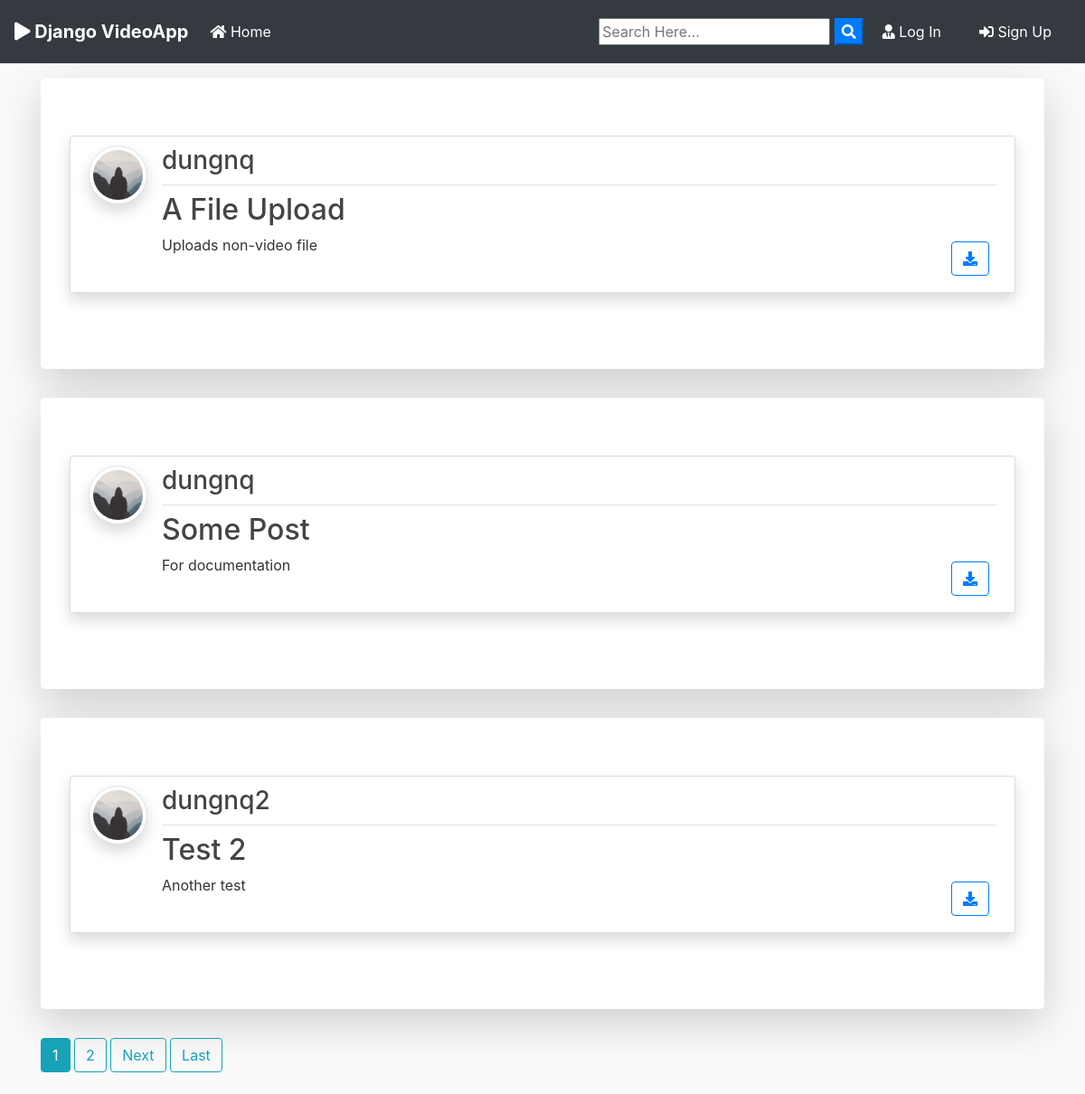
Before: / with the older database file.
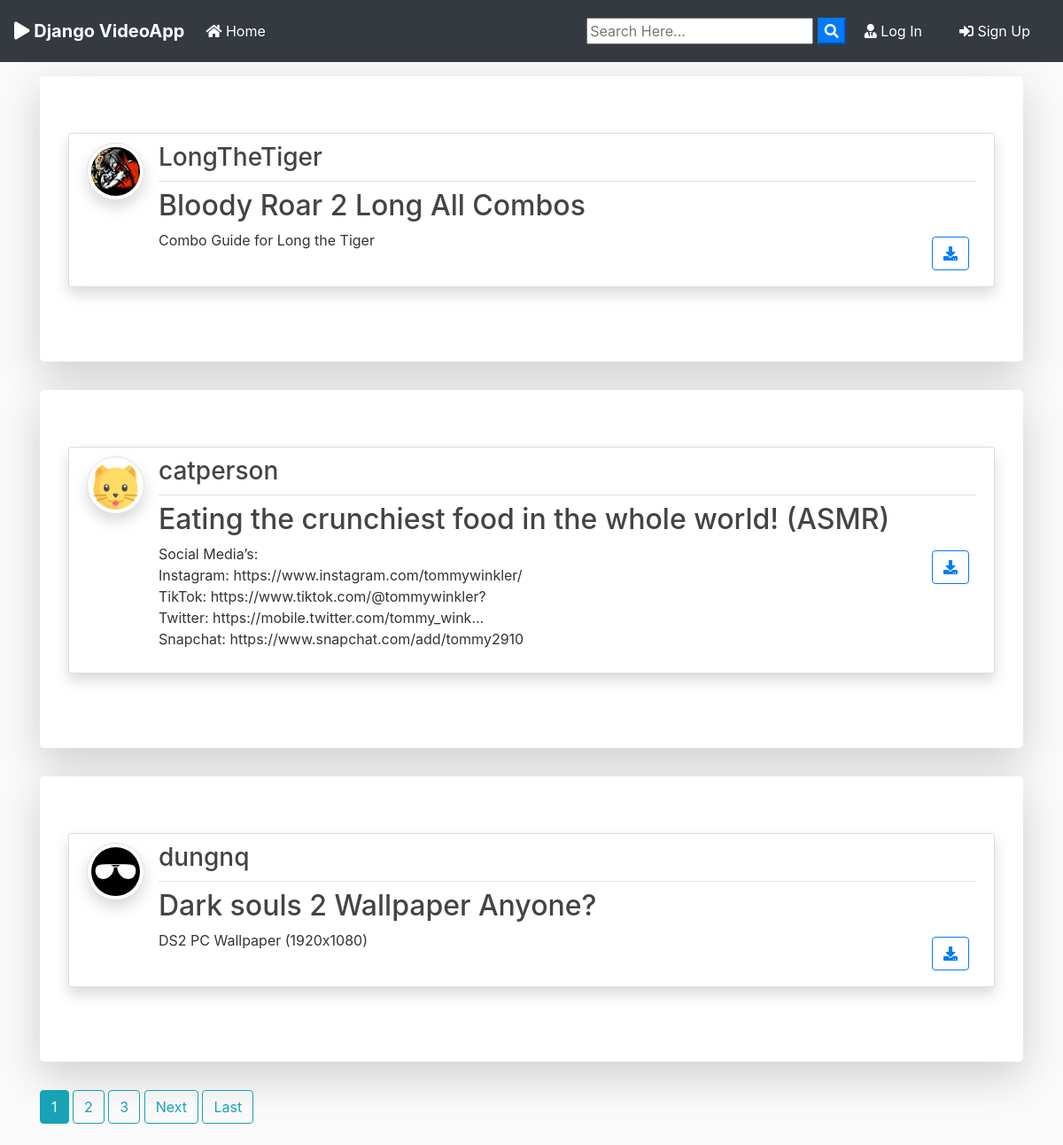
After: the same page with the newer database file.
### blog/models.py (models this page shows, shortened)
class Post(models.Model):
	title = models.CharField(max_length=100)
	file = models.FileField(upload_to='Files')
	content = models.TextField()
	date_posted = models.DateTimeField(default=timezone.now)
	author = models.ForeignKey(User, on_delete=models.CASCADE)
	status = models.CharField(max_length=1, default='S')
	label = models.TextField(max_length=10, default='N/A')

### users/models.py (models this page shows, shortened)
class Profile(models.Model):
    user = models.OneToOneField(User, on_delete=models.CASCADE)
    image = models.ImageField(default='default.jpg', upload_to='profile_pics')
    is_locked = models.BooleanField(default=False)

### blog/views.py (the view)
# urls.py: path('', PostListView.as_view(), name='blog-home'),
class PostListView(ListView):
    model = Post
    template_name = 'blog/home.html'
    context_object_name = 'posts'
    ordering = ['-date_posted']
    paginate_by = 3
    def get_queryset(self):
        return Post.objects.filter(status='A').order_by('-date_posted')

### blog/templates/blog/home.html (shortened to what this page needs)
{% extends "blog/base.html" %}
{% block content %}
    {% for post in posts %}
      <div class="jumbotron mt-3 bg-white shadow-lg">
      <article class="media content-section shadow">
        <a href="{{ post.author.profile.image.url }} " target="_blank"> <img src="{{ post.author.profile.image.url }}  " alt="" class="article-img rounded-circle img-thumbnail img-fluid shadow">
        </a>
        <div class="media-body">
          <div class="article-metadata d-flex justify-content-between">
            <a class="mr-2 " href="{% url 'user-posts' post.author.username  %}"><h3>{{ post.author }}</h3></a>
          </div>
          <h2><a class="article-title text-justify " href="{% url 'post-detail' post.id %}">{{ post.title }}</a></h2>
          <div class="d-flex justify-content-between">
            <p class="article-content text-justify text-truncate overflow-hidden">{{ post.content }}</p>
            {% if post.file %}
          <div class="form-group mt-0 pt-0  m-2">
            <a class="btn btn-outline-primary  btn-d "  href="{{ post.file.url }}"  download type="submit"><i class="fas fa-download"></i></a>
          </div>
          {% endif %}
          </div>
        </div>
      </article>
      </div>
    {% endfor %}
    {% if is_paginated %}
      {% for num in page_obj.paginator.page_range %}
        {% if page_obj.number == num %}
          <a class="btn btn-info mb-4" href="?page={{ num }}">{{ num }}</a>
        {% elif num > page_obj.number|add:'-3' and num < page_obj.number|add:'3' %}
          <a class="btn btn-outline-info mb-4" href="?page={{ num }}">{{ num }}</a>
        {% endif %}
      {% endfor %}
      {% if page_obj.has_next %}
        <a class="btn btn-outline-info mb-4" href="?page={{ page_obj.next_page_number }}">Next</a>
        <a class="btn btn-outline-info mb-4" href="?page={{ page_obj.paginator.num_pages }}">Last</a>
      {% endif %}
    {% endif %}
{% endblock content %}

### blog/templates/blog/base.html (shortened to what this page needs)
{% load static %}
<!doctype html>
<html lang="en">
  <head>
    <link rel="stylesheet" href="https://stackpath.bootstrapcdn.com/bootstrap/4.3.1/css/bootstrap.min.css">
    <link rel="stylesheet" href="https://use.fontawesome.com/releases/v5.8.1/css/all.css" >
    <link rel="stylesheet" href="{% static 'blog/main.css' %}">
</head>
  <body>
        <nav class="navbar navbar-expand-lg navbar-dark bg-dark">
                <a class="navbar-brand font-weight-bold" href="{% url 'blog-home' %}"><i class="fas fa-play"></i> Django VideoApp</a>
                <div class="collapse navbar-collapse" id="navbarSupportedContent">
                  <ul class="navbar-nav mr-auto">
                    <li class="nav-item active">
                      <a class="nav-link" href="{% url 'blog-home' %}"><i class="fas fa-home"></i> Home <span class="sr-only">(current)</span></a>
                    </li>
                  </ul>
                  <form id="searchform" action="{% url 'search' %}" method="get">
                    <input type="text" name="q" type="text" value="{{ request.GET.q }}" placeholder="Search Here..." />
                    <button type="button" onclick="searchform.submit()" class=" text-white my-color btn-primary"><i class="fa fa-search"></i></button>
                </form>
                    {% if user.is_authenticated %}
                      {% if user.is_superuser %}
                        <a href="{% url 'post-requests' %}" class="btn text-white m-2"><i class="fas fa-user-check"></i> Uploads</a>
                        <a href="{% url 'user-profiles' %} " class="btn text-white m-2"><i class="fas fa-users"></i> Users </a>
                        <a href="{% url 'profile' %} " class="btn text-white m-2"><i class="fas fa-user"></i> {{ user.username }}</a>
                        <a href="{% url 'post-reports' %} " class="btn text-white m-2"><i class="fas fa-flag-checkered"></i> Reports </a>
                        <a href="{% url 'logout' %} " class="btn text-white m-2"><i class="fas fa-sign-out-alt"></i> Log Out</a>
                      {% else %}
                        <a href="{% url 'user-posts' user %}" class="btn text-white m-2"><i class="fas fa-user-shield"></i> My Post</a>
                        <a href="{% url 'post-create' %} " class="btn text-white m-2"><i class="fas fa-user-edit"></i> New Post</a>
                        <a href="{% url 'profile' %} " class="btn text-white m-2"><i class="fas fa-user"></i> {{ user.username }}</a>
                        <a href="{% url 'logout' %} " class="btn text-white m-2"><i class="fas fa-sign-out-alt"></i> Log Out</a>
                      {% endif %}
                    {% else %}
                    <a href="{% url 'login' %} " class="btn text-white m-2"><i class="fas fa-user-tie"></i> Log In</a>
                    <a href="{% url 'register' %} " class="btn text-white m-2"> <i class="fas fa-sign-in-alt"></i> Sign Up</a>
                    {% endif %}
                </div>
              </nav>
      <div class="container my-bg">
    {% block content %}
    {% endblock  %}
</div>
  </body>
</html>

### blog/static/blog/main.css (style rules this page uses)
body { background: #fafafa; color: #333333; margin-top: 0; }
h1, h2, h3, h4, h5, h6 { color: #444444; }
ul { margin: 0; }
.content-section { background: #ffffff; padding: 10px 20px; border: 1px solid #dddddd; border-radius: 3px; margin-bottom: 20px; }
.article-title { color: #444444; }
.article-content { white-space: pre-line; }
.article-img { height: 65px; width: 65px; margin-right: 16px; }
.article-metadata { padding-bottom: 1px; margin-bottom: 4px; border-bottom: 1px solid #e3e3e3 }

Changed rows visible on the page:
no longer on this page (row edited): Post: author.profile.image (placeholder picture), author "dungnq", title "Some Post", content "For documentation"
no longer on this page (row edited): Post: author.profile.image (placeholder picture), author "dungnq2", title "Test 2", content "Another test"
added Post: author.profile.image (picture), author "LongTheTiger", title "Bloody Roar 2 Long All Combos", content "Combo Guide for Long the Tiger"
added Post: author.profile.image (picture), author "catperson", title "Eating the crunchiest food in the whole world! (ASMR)", content "Social Media’s: Instagram: https://www.instagram.com/tommywinkler/ TikTok: https://www.tiktok.com/@tommywinkler? Twitter: https://mobile.twitter.com/tommy_wink... Snapchat: https://www.snapchat.com/add/tommy2910"
changed Post "dungnq": author.profile.image: a different picture; title "A File Upload" → "Dark souls 2 Wallpaper Anyone?"; content "Uploads non-video file" → "DS2 PC Wallpaper (1920x1080)"
Other visible differences:
new list line: "3"
